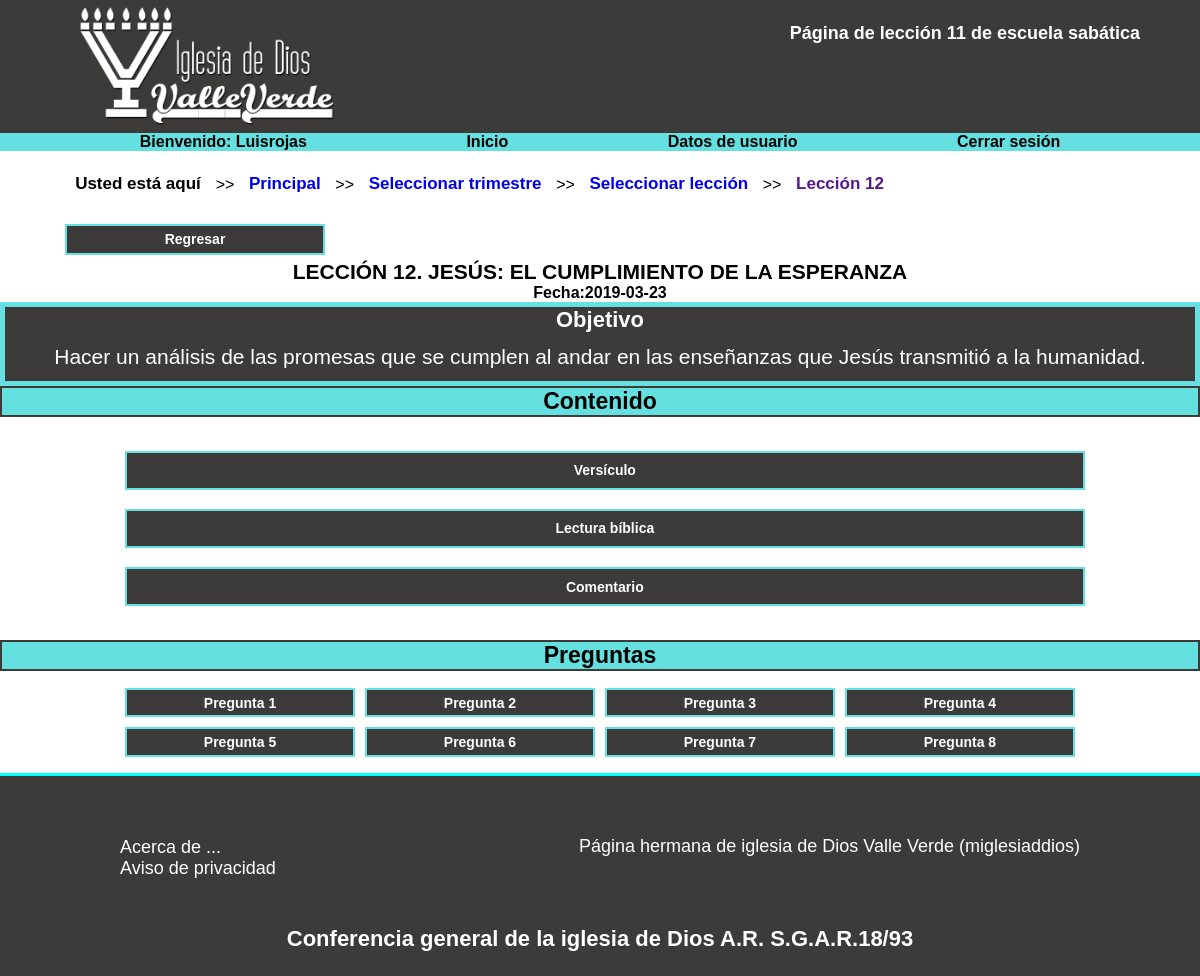
/blog-escuela-sabatica/escuela-adultos/trimestres/1er-trimestre-2019/leccion12/leccion12.php (signed in), run on the app's committed database.
### tables this page shows
CREATE TABLE `lecciones_adultos` (
  `titulo_lecciones_adultos` varchar(250) NOT NULL,
  `datos_trimestre` varchar(60) NOT NULL
);

CREATE TABLE `fecha_leccion` (
  `id_fecha_leccion` int(11) NOT NULL,
  `fecha` date NOT NULL,
  `titulo_lecciones_adultos` varchar(250) NOT NULL
);

CREATE TABLE `objetivo_adultos` (
  `id_objetivo_adultos` int(11) NOT NULL,
  `objetivo_adultos` text NOT NULL,
  `titulo_lecciones_adultos` varchar(250) NOT NULL
);

### blog-escuela-sabatica/escuela-adultos/trimestres/1er-trimestre-2019/leccion12/consultas/consulta12.php (called while the page is built, shortened)
<?php
$leccion                             = "SELECT * FROM lecciones_adultos WHERE titulo_lecciones_adultos='LECCIÓN 12. JESÚS: EL CUMPLIMIENTO DE LA ESPERANZA'";
$resultadoleccion                    = mysqli_query($conexion, $leccion);
$registroleccion                     = mysqli_fetch_assoc($resultadoleccion);
$fecha                               = "SELECT * FROM fecha_leccion WHERE titulo_lecciones_adultos='LECCIÓN 12. JESÚS: EL CUMPLIMIENTO DE LA ESPERANZA'";
$resultadofecha                      = mysqli_query($conexion, $fecha);
$registrofecha                       = mysqli_fetch_assoc($resultadofecha);
$objetivo                            = "SELECT * FROM objetivo_adultos WHERE titulo_lecciones_adultos='LECCIÓN 12. JESÚS: EL CUMPLIMIENTO DE LA ESPERANZA'";
$resultadoobjetivo                   = mysqli_query($conexion, $objetivo);
$registroobjetivo                    = mysqli_fetch_assoc($resultadoobjetivo);
?>

### blog-escuela-sabatica/escuela-adultos/trimestres/1er-trimestre-2019/leccion12/leccion12.php (the view, shortened to what this page needs)
<?php
include "../../../../conexion-blog.php";
include "consultas/consulta12.php";
?>
<!DOCTYPE html>
<html lang="es-MX">
   <head>
      <link rel="stylesheet" href="../../css/estilos-leccion1.css">
   </head>
   <body>
      <div class="contenedor-filas-columnas">
         <header>
            <div class="caja-header">
               <div class="imagen-header">
                  <a href="../../../principal-blog.php"><img class="logo" src="../../../../../imagenes/logo_iglesia_de_dios_valle_verde.png" alt="iglesia-de-dios-valle-verde-escuela-sabatica"></a>
               </div>
               <div class="titulo-header">
                  <a href="">
                     <h1 class="h1-header">Página de lección 11 de escuela sabática</h1>
                  </a>
               </div>
            </div>
         </header>
         <div class="columna-nav">
            <nav class="menu">
               <ul>
                  <li>
                     <a href="">
                        <h3>Bienvenido: <?php
                           echo $_SESSION['nombre_usuario'];
                           ?></h3>
                     </a>
                  </li>
                  <li>
                     <a href="../../../principal-blog.php">
                        <h3>Inicio</h3>
                     </a>
                  </li>
                  <li>
                     <a href="../../../datos-usuario.php">
                        <h3>Datos de usuario</h3>
                     </a>
                  </li>
                  <li>
                     <a href="../../../cerrar-sesion.php">
                        <h3>Cerrar sesión</h3>
                     </a>
                  </li>
               </ul>
            </nav>
         </div>
         <div class="columnamapa">
            <div class="mapa">
               <ul>
                  <li class="amapa">Usted está aquí
                  </li>
                  <label>>></label>
                  <li><a  class="amapa" href="../../../principal-blog.php">Principal</a>
                  </li>
                  <label>>></label>
                  <li><a  class="amapa" href="../../../escuelas-trimestres.php">Seleccionar trimestre</a>
                  </li>
                  <label>>></label>
                  <li><a  class="amapa" href="../../../lecciones.php">Seleccionar lección</a>
                  </li>
                  <label>>></label>
                  <li><a  class="amapa" href="">Lección 12</a>
                  </li>
               </ul>
            </div>
         </div>
         <div class="boton_regresar">
         <a href="../../../lecciones.php"><button class="span_pregunta">Regresar</button></a>
         </div>
         <div class="principal1">
            <h2 class="h2_titulo_principal"><?php
               echo ($registroleccion['titulo_lecciones_adultos']);
               ?></h2>
            <h3 class="h3fecha">Fecha:<?php
               echo ($registrofecha['fecha']);
               ?></h3>
            <div class="objetivo">
                  <h4 class="h4tituloobjetivo">Objetivo</h4>
                  <p class="particleobjetivo"><?php
                     echo ($registroobjetivo['objetivo_adultos']);
                     ?></p>
               </div>
               <h2 class="h2preguntas">Contenido</h2>
<div class="div_preguntas_botones2">
	<a href='javascript:seleccion1(9);'><button class="span_pregunta2">Versículo</button></a>
	<a href='javascript:seleccion1(10);'><button class="span_pregunta2">Lectura bíblica</button></a>
<a href='javascript:seleccion1(11);'><button class="span_pregunta2">Comentario</button></a>
</div>
               <h2 class="h2preguntas">Preguntas</h2>
<div class="div_preguntas_botones">
	<a href='javascript:seleccion(1);'><button class="span_pregunta">Pregunta 1</button></a>
	<a href='javascript:seleccion(2);'><button class="span_pregunta">Pregunta 2</button></a>
   <a href='javascript:seleccion(3);'><button class="span_pregunta">Pregunta 3</button></a>
   <a href='javascript:seleccion(4);'><button class="span_pregunta">Pregunta 4</button></a>
   <a href='javascript:seleccion(5);'><button class="span_pregunta">Pregunta 5</button></a>
   <a href='javascript:seleccion(6);'><button class="span_pregunta">Pregunta 6</button></a>
   <a href='javascript:seleccion(7);'><button class="span_pregunta">Pregunta 7</button></a>
<a href='javascript:seleccion(8);'><button class="span_pregunta">Pregunta 8</button></a>
</div>
		 </div>
          <footer>
            <div class="columna-footer">
               <ul class="ul-footer">
                  <li><a class="a-footer" href="../../../../../contenidos/acerca-de.html">Acerca de ...</a></li>
                  <li><a class="a-footer" href="../../../../../contenidos/aviso-de-privacidad.html">Aviso de privacidad</a></li>
               </ul>
               <p class="pfooter-1"><a class="link-footer" href="https://miglesiaddios.jimdo.com/" target="_blank">Página hermana de iglesia de Dios Valle Verde (miglesiaddios)</a></p>
               <p class="pfooter">Conferencia general de la iglesia de Dios A.R. S.G.A.R.18/93</p>
            </div>
         </footer>
      </div>
   </body>
</html>

### data on the page
lecciones_adultos: titulo_lecciones_adultos "LECCIÓN 12. JESÚS: EL CUMPLIMIENTO DE LA ESPERANZA"
fecha_leccion: fecha "2019-03-23"
objetivo_adultos: objetivo_adultos "Hacer un análisis de las promesas que se cumplen al andar en las enseñanzas que Jesús transmitió a la humanidad."

### other printed values
$_SESSION['nombre_usuario'] "Luisrojas"
